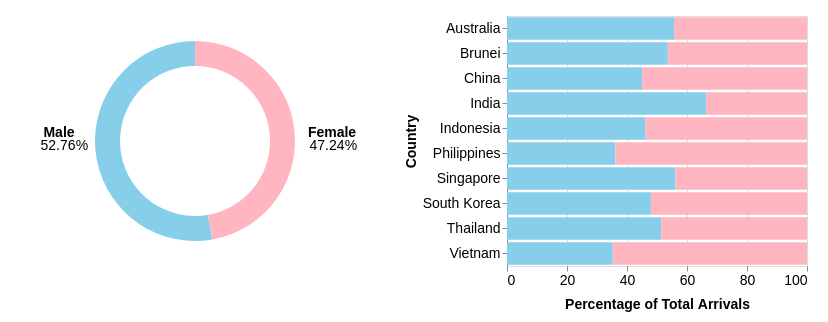

Here is the Vega-Lite specification saved for this chart:
### Vega-Lite specification from a JSON file in a GitHub repository (floating-point values rounded to 4 significant figures)
{"$schema": "https://vega.github.io/schema/vega-lite/v5.json", "hconcat": [{"description": "Donut chart to show male and female arrivals", "width": 300, "height": 250, "data": {"values": [{"gender": "Male", "percentage": 52.76, "count": 1862082, "total": 3528338}, {"gender": "Female", "percentage": 47.24, "count": 1666256, "total": 3528338}]}, "layer": [{"mark": {"type": "arc", "innerRadius": 75, "outerRadius": 100, "tooltip": true}, "encoding": {"theta": {"field": "percentage", "type": "quantitative", "stack": true}, "color": {"field": "gender", "type": "nominal", "legend": null, "scale": {"domain": ["Male", "Female"], "range": ["#87CEEB", "#FFB6C1"]}, "title": "Gender"}, "tooltip": [{"field": "gender", "type": "nominal", "title": "Gender"}, {"field": "total", "type": "quantitative", "title": "Total Arrivals", "format": ","}, {"field": "count", "type": "quantitative", "title": "Total Gender Arrivals", "format": ","}, {"field": "percentage", "type": "quantitative", "title": "Percentage"}]}}, {"mark": {"type": "text", "dx": -137, "dy": 5, "fontSize": 14}, "encoding": {"theta": {"field": "percentage", "type": "quantitative"}, "radius": {"value": 0}, "text": {"condition": {"test": "datum.gender === 'Male'", "field": "percentage", "type": "quantitative", "format": ".2f"}, "else": {"value": ""}}}}, {"mark": {"type": "text", "dx": 132, "dy": 5, "fontSize": 14}, "encoding": {"theta": {"field": "percentage", "type": "quantitative"}, "radius": {"value": 0}, "text": {"condition": {"test": "datum.gender === 'Female'", "field": "percentage", "type": "quantitative", "format": ".2f"}, "else": {"value": ""}}}}, {"mark": {"type": "text", "dx": -136, "dy": -8, "fontWeight": "bold", "fontSize": 14}, "encoding": {"theta": {"field": "gender", "type": "nominal"}, "radius": {"value": 0}, "text": {"condition": {"test": "datum.gender === 'Male'", "field": "gender", "type": "nominal"}, "else": {"value": ""}}}}, {"mark": {"type": "text", "dx": 137, "dy": -8, "fontWeight": "bold", "fontSize": 14}, "encoding": {"theta": {"field": "gender", "type": "nominal"}, "radius": {"value": 0}, "text": {"condition": {"test": "datum.gender === 'Female'", "field": "gender", "type": "nominal"}, "else": {"value": ""}}}}, {"mark": {"type": "text", "dx": -113, "dy": 5, "fontSize": 14}, "encoding": {"theta": {"field": "percentage", "type": "quantitative"}, "radius": {"value": 0}, "text": {"condition": {"test": "datum.gender === 'Male'", "value": "%"}, "else": {"value": ""}}}}, {"mark": {"type": "text", "dx": 156, "dy": 5, "fontSize": 14}, "encoding": {"theta": {"field": "percentage", "type": "quantitative"}, "radius": {"value": 0}, "text": {"condition": {"test": "datum.gender === 'Female'", "value": "%"}, "else": {"value": ""}}}}]}, {"description": "Bar chart of gender breakdown across countries", "data": {"values": [{"country": "Singapore", "gender": "Male", "percentage": 56.14}, {"country": "Singapore", "gender": "Female", "percentage": 43.86}, {"country": "Brunei", "gender": "Male", "percentage": 53.61}, {"country": "Brunei", "gender": "Female", "percentage": 46.39}, {"country": "Australia", "gender": "Male", "percentage": 55.67}, {"country": "Australia", "gender": "Female", "percentage": 44.33}, {"country": "China", "gender": "Male", "percentage": 45.01}, {"country": "China", "gender": "Female", "percentage": 54.99}, {"country": "India", "gender": "Male", "percentage": 66.37}, {"country": "India", "gender": "Female", "percentage": 33.63}, {"country": "Indonesia", "gender": "Male", "percentage": 46.16}, {"country": "Indonesia", "gender": "Female", "percentage": 53.84}, {"country": "Philippines", "gender": "Male", "percentage": 36.12}, {"country": "Philippines", "gender": "Female", "percentage": 63.88}, {"country": "South Korea", "gender": "Male", "percentage": 47.96}, {"country": "South Korea", "gender": "Female", "percentage": 52.04}, {"country": "Thailand", "gender": "Male", "percentage": 51.41}, {"country": "Thailand", "gender": "Female", "percentage": 48.59}, {"country": "Vietnam", "gender": "Male", "percentage": 35.24}, {"country": "Vietnam", "gender": "Female", "percentage": 64.76}]}, "selection": {"GenderSelection": {"type": "single", "fields": ["gender"], "bind": {"input": "select", "options": [null, "Male", "Female"], "labels": ["Both", "Male", "Female"], "name": "Select Gender"}, "empty": "all"}}, "transform": [{"filter": {"or": [{"field": "gender", "equal": {"selection": "GenderSelection"}}, {"selection": "GenderSelection", "empty": "all"}]}}], "mark": "bar", "encoding": {"x": {"field": "percentage", "type": "quantitative", "axis": {"title": "Percentage of Total Arrivals", "titlePadding": 10, "titleFontSize": 14, "labelFontSize": 14, "format": ".0f", "grid": true, "labelAngle": 0, "tickCount": 6, "domain": false}, "scale": {"domain": [0, 100]}}, "y": {"field": "country", "type": "nominal", "axis": {"title": "Country", "labelAngle": 0, "titleFontSize": 14, "labelFontSize": 14}}, "color": {"field": "gender", "type": "nominal", "scale": {"domain": ["Male", "Female"], "range": ["#87CEEB", "#FFB6C1"]}, "legend": {"title": "Gender", "orient": "right", "titleFontSize": 13, "labelFontSize": 13, "labelPadding": 10}}, "tooltip": [{"field": "country", "type": "nominal", "title": "Country"}, {"field": "gender", "type": "nominal", "title": "Gender"}, {"field": "percentage", "type": "quantitative", "title": "Percentage of Arrivals", "format": ".1f"}]}, "width": 300, "height": 250}], "spacing": 45, "padding": {"top": 15, "bottom": 10, "left": 40, "right": 20}}
